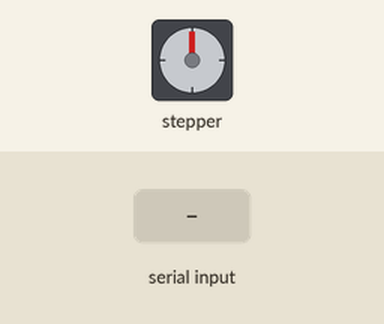
A sketch run on a simulated Arduino Uno, built with avr-gcc and run on an emulated ATmega328P. On the bench: stepper motor. Wiring (inferred from the names in the program): stepper motor driver (200 steps per turn assumed): step pin 3; direction pin 2. The inputs (shaded band) are chosen by the test bench.

Above: at 1.2 s.
1.3 s: "90,45\n" received over Serial
At 3.1 s:
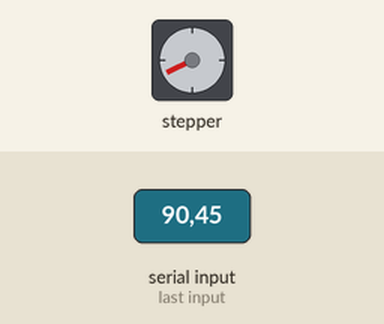
4.3 s: "30,150\n" received over Serial
At 6.7 s:
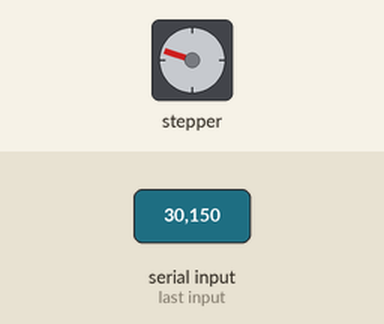
7.3 s: "5\n" received over Serial
10.3 s: "90,45\n" received over Serial
At 12.4 s:
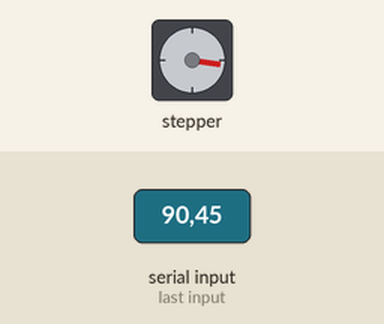
13.3 s: "90\n" received over Serial
At 14.5 s:
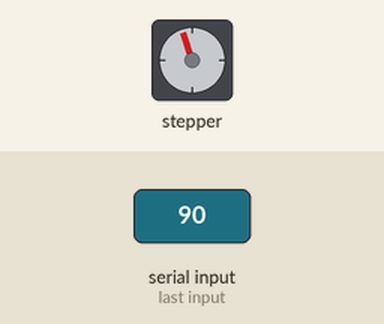
16.3 s: "30,150\n" received over Serial
At 17.2 s:
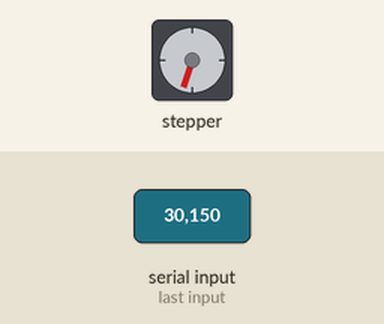
Timing chart, 0 to 20.3 s (numbered marks = the images above; inputs shaded):
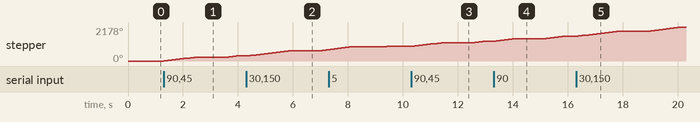

Measured:
- after the input at 1.3 s, stepper: turns 243° clockwise in 1.2 s, then 81° clockwise in 0.36 s
- after the input at 4.3 s, stepper: turns 324° clockwise in 1.5 s, then 77° clockwise in 0.34 s
- after the input at 10.3 s, stepper: turns 243° clockwise in 1.2 s, then 81° clockwise in 0.36 s
- after the input at 13.3 s, stepper: turns 162° clockwise in 0.72 s, then 162° clockwise in 0.72 s
- after the input at 16.3 s, stepper: turns 324° clockwise in 1.5 s, then 270° clockwise in 1.2 s

The sketch:

code_arduino.ino
```cpp
const int dirPin=2;
const int stepPin=3;
int value;
int steps;

void setup() {
  pinMode(stepPin, OUTPUT);
  pinMode(dirPin, OUTPUT);
  Serial.begin(9600);
}

void loop() {
  if (Serial.available() > 0){
    value = Serial.parseInt();
    //value = -100;

    if (value < 0)
    {
      digitalWrite(dirPin, LOW);
      steps = abs(value);
    }

    else if (value > 0)
    {
      digitalWrite(dirPin, HIGH);
      steps = abs(value);
    }

    for(int x=0;x<steps; x++)
    {
      digitalWrite(stepPin, LOW);
      delayMicroseconds(4000);
      digitalWrite(stepPin, HIGH);
      delayMicroseconds(4000);
    }

      delay(100);
  }
}
```
